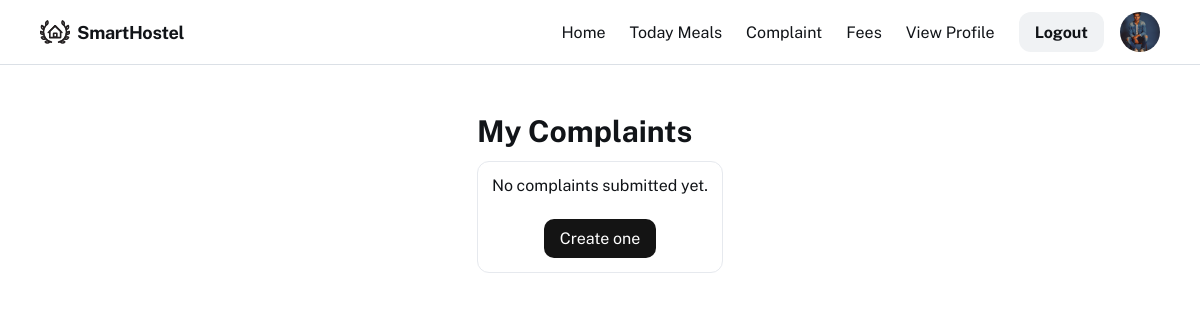
Before: /student/complaints/ (signed in) with the older database file.
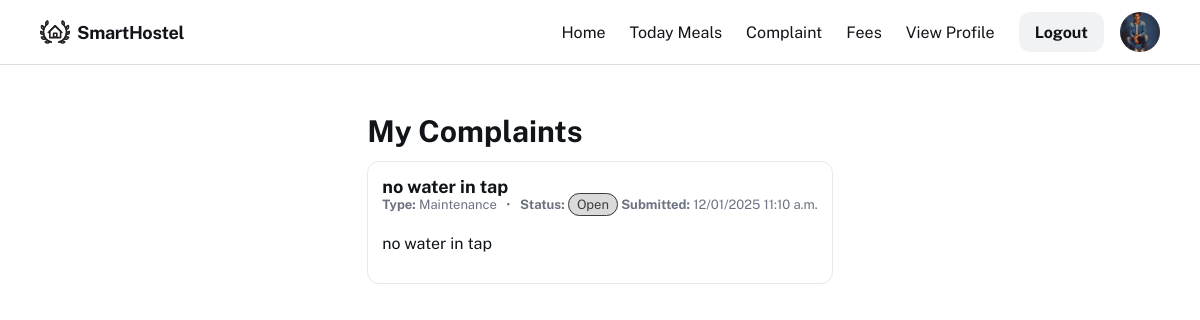
After: the same page with the newer database file.
### myadmin/models.py (models this page shows, shortened)
class Complaint(models.Model):
    COMPLAINT_TYPE_CHOICES = (
        ('room', 'Room'),
        ('maintenance', 'Maintenance'),
        ('billing', 'Billing'),
        ('mess', 'Mess / Food'),
        ('other', 'Other'),
    )
    STATUS_CHOICES = (
        ('open', 'Open'),
        ('in_progress', 'In Progress'),
        ('resolved', 'Resolved'),
        ('closed', 'Closed'),
    )
    complaint_id = models.AutoField(primary_key=True)
    student = models.ForeignKey('student.Student', on_delete=models.CASCADE, related_name='complaints')
    room = models.ForeignKey('room.Room', null=True, blank=True, on_delete=models.SET_NULL, related_name='complaints')
    title = models.CharField(max_length=200)
    description = models.TextField()
    complaint_type = models.CharField(max_length=20, choices=COMPLAINT_TYPE_CHOICES, default='other')
    status = models.CharField(max_length=20, choices=STATUS_CHOICES, default='open')
    attachment = models.FileField(upload_to='complaint_attachments/', null=True, blank=True)
    admin_response = models.TextField(null=True, blank=True)
    created_at = models.DateTimeField(auto_now_add=True)
    updated_at = models.DateTimeField(auto_now=True)
    class Meta:
        ordering = ['-created_at']

### student/views.py (the view)
# urls.py: path('student/complaints/', sv.student_complaints_list, name='student_complaints_list'),
@require_http_methods(["GET"])
def student_complaints_list(request):
    student = _get_student_from_session(request)
    if not student:
        messages.error(request, "Please log in to view your complaints.")
        return redirect(reverse('login'))
    complaints = student.complaints.all()
    student = _get_student_from_session(request)
    return render(request, 'complaints_list.html', {'complaints': complaints, 'student':student })

### student/views.py (called while the page is built)
def _get_student_from_session(request):
    lid = request.session.get('sid')
    if not lid:
        return None
    return Student.objects.filter(login_id=lid).first()

### student/templates/complaints_list.html (shortened to what this page needs)
{% extends "home.html" %}
{% block content %}
<div style="padding:28px 12px; background:transparent">
  <main style="max-width:960px;margin:0 auto">
    <div style="margin:0 0 12px;font-size:20px"><h2 style="margin:0">My Complaints</h2></div>
    {% if complaints %}
      <div style="display:flex;flex-direction:column;gap:12px">
        {% for c in complaints %}
          <article style="background:#fff;border:1px solid #e6e9ee;border-radius:12px;padding:14px;display:flex;gap:12px;align-items:flex-start" aria-labelledby="complaint-{{ c.id }}">
            <div style="flex:1">
              <h3 id="complaint-{{ c.id }}" style="margin:0;font-size:18px">{{ c.title }}</h3>
              <div style="color:#6b7280;font-size:13px;margin-bottom:6px">
                <strong>Type:</strong> {{ c.get_complaint_type_display }} &nbsp; • &nbsp;
                <strong>Status:</strong>
                <span class="status-badge status-{{ c.status }}">{{ c.get_status_display }}</span>
                <strong>Submitted:</strong> <time datetime="{{ c.created_at|date:'c' }}">{{ c.created_at|date:"SHORT_DATETIME_FORMAT" }}</time>
              </div>
              <div style="display:-webkit-box;-webkit-line-clamp:4;-webkit-box-orient:vertical;line-clamp:intial;overflow:hidden">{{ c.description|linebreaks }}</div>
            </div>
          </article>
        {% endfor %}
      </div>
    {% else %}
      <div style="background:#fff;border:1px solid #e6e9ee;border-radius:12px;padding:14px;display:flex;flex-direction:column;gap:12px;align-items:center;text-align:center">
        <p style="margin:0">No complaints submitted yet.</p>
        <div style="display:flex;gap:12px;margin-top:12px">
          <a href="{% url 'student_submit_complaint' %}" style="padding:10px 16px;border-radius:10px;border:0;background:#141414;color:#fff;text-decoration:none">Create one</a>
        </div>
      </div>
    {% endif %}
  </main>
</div>
{% endblock %}

Changed rows visible on the page:
added Complaint: title "no water in tap", complaint_type "Maintenance", status "Open", created_at "12/01/2025 11:10 a.m.", description "no water in tap"
Other visible differences:
text no longer shown: "No complaints submitted yet. Create one"
